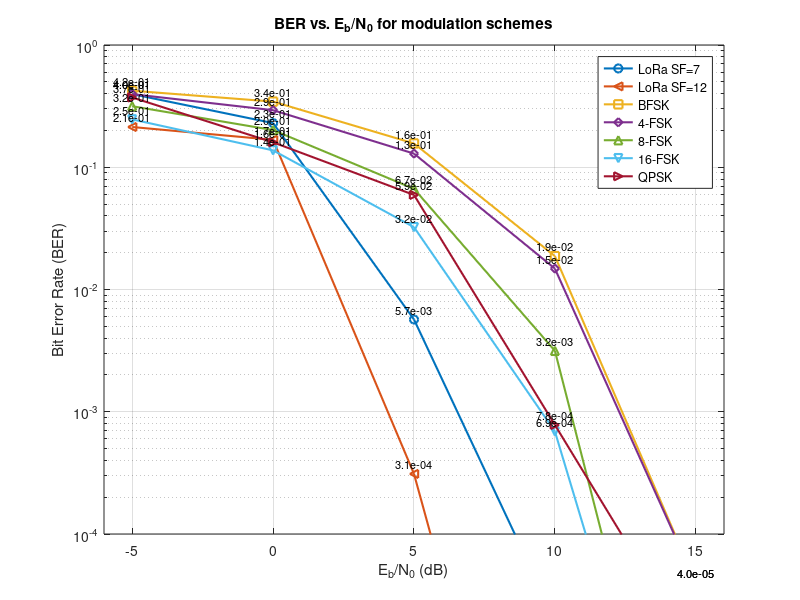

Reproduce this figure in MATLAB.
%% GNU Radio BER vs Eb/N0
% AUTHOR: Clara SORRE
% This MATLAB code ...........

eb_n0_dB = [-5, 0, 5, 10, 15];  % Eb/N0 values in dB 
target_ber = 1e-3;
interpolate_target_ber = @(ebn0, ber, target) interp1(log10(ber), ebn0, log10(target), 'linear', 'extrap'); %interpolation function
% BER results measured gnu radio
ber_lorasf7 = [0.396657, 0.229680, 0.005685, 0.00002, 0.00000001];   %when ber=0: artificially 0.00000001
ber_bfsk = [0.42288, 0.34419, 0.15655, 0.01876, 0.00004];  
ber_4fsk = [0.39636, 0.29288, 0.1293, 0.01482, 0.00004];   
ber_8fsk = [0.315653, 0.201418, 0.066603, 0.00315, 0.0000001]; %when ber=0: artificially 0.0000001
ber_16fsk = [0.24627, 0.1374, 0.03234, 0.00069, 0.0000001]; %when ber=0: artificially 0.0000001
ber_qpsk = [0.372220, 0.159881, 0.059364, 0.000780, 0.000010]; 
ber_lorasf12 = [0.213394, 0.167567,0.000310,  0.00000002, 0.00000001];
schemes = {
    'LoRa SF=7', ber_lorasf7;
    'LoRa SF=12', ber_lorasf12;
    'BFSK', ber_bfsk;
    '4-FSK', ber_4fsk;
    '8-FSK', ber_8fsk;
    '16-FSK', ber_16fsk;
    'QPSK', ber_qpsk
};
fprintf('Estimated E_b/N_0 for BER = %.1e:\n', target_ber);
for i = 1:size(schemes,1)
    name = schemes{i,1};
    ber = schemes{i,2};
    est = interpolate_target_ber(eb_n0_dB, ber, target_ber);
    fprintf('%s: %.2f dB\n', name, est);
end
% plot
figure;
semilogy(eb_n0_dB, ber_lorasf7, 'o-', 'LineWidth', 1.5,'DisplayName', sprintf('LoRa SF=7'));
hold on;
semilogy(eb_n0_dB, ber_lorasf12, '<-', 'LineWidth', 1.5,'DisplayName', sprintf('LoRa SF=12'));
semilogy(eb_n0_dB, ber_bfsk, 's-', 'LineWidth', 1.5,'DisplayName', sprintf('BFSK'));
semilogy(eb_n0_dB, ber_4fsk, 'd-', 'LineWidth', 1.5,'DisplayName', sprintf('4-FSK'));
semilogy(eb_n0_dB, ber_8fsk, '^-', 'LineWidth', 1.5,'DisplayName', sprintf('8-FSK'));
semilogy(eb_n0_dB, ber_16fsk, 'v-', 'LineWidth', 1.5,'DisplayName', sprintf('16-FSK'));
semilogy(eb_n0_dB, ber_qpsk, '>-', 'LineWidth', 1.5,'DisplayName', sprintf('QPSK'));
grid on;
legend show;
xlabel('E_b/N_0 (dB)');
ylabel('Bit Error Rate (BER)');
title('BER vs. E_b/N_0 for modulation schemes');
xlim([min(eb_n0_dB)-1, max(eb_n0_dB)+1]);
ylim([1e-4 1]);

%display the data on the graph
for i = 1:length(eb_n0_dB)
    text(eb_n0_dB(i), ber_lorasf7(i)*1.2, sprintf('%.1e', ber_lorasf7(i)),'HorizontalAlignment', 'center', 'FontSize', 8);
    text(eb_n0_dB(i), ber_lorasf12(i)*1.2, sprintf('%.1e', ber_lorasf12(i)),'HorizontalAlignment', 'center', 'FontSize', 8);
    text(eb_n0_dB(i), ber_bfsk(i)*1.2, sprintf('%.1e', ber_bfsk(i)),'HorizontalAlignment', 'center', 'FontSize', 8);
    text(eb_n0_dB(i), ber_4fsk(i)*1.2, sprintf('%.1e', ber_4fsk(i)),'HorizontalAlignment', 'center', 'FontSize', 8);
    text(eb_n0_dB(i), ber_8fsk(i)*1.2, sprintf('%.1e', ber_8fsk(i)),'HorizontalAlignment', 'center', 'FontSize', 8);
    text(eb_n0_dB(i), ber_16fsk(i)*1.2, sprintf('%.1e', ber_16fsk(i)),'HorizontalAlignment', 'center', 'FontSize', 8);
    text(eb_n0_dB(i), ber_qpsk(i)*1.2, sprintf('%.1e', ber_qpsk(i)),'HorizontalAlignment', 'center', 'FontSize', 8);
end


